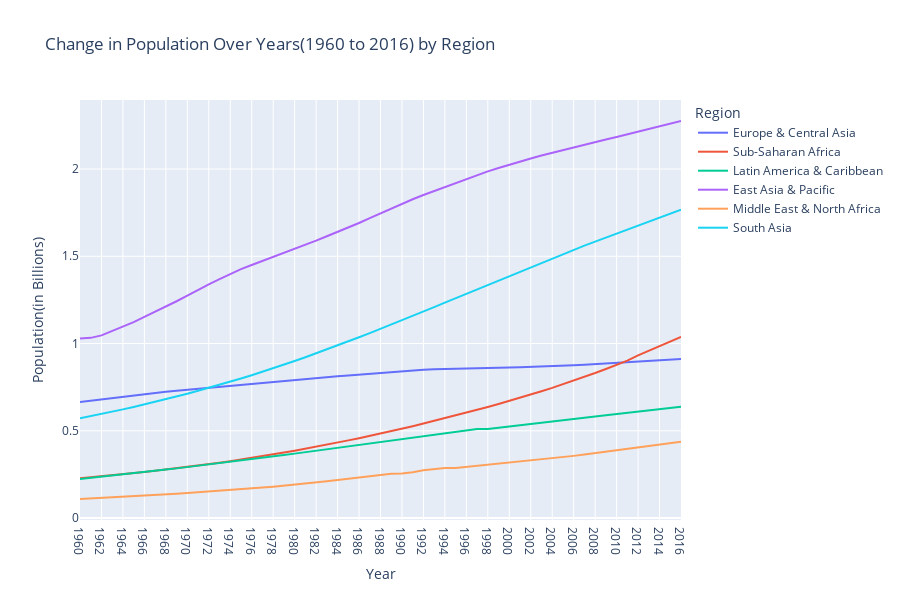

Notebook source saved alongside this figure:
### Code cell
px.line(population_w_region_long, x='Year', y='Population(in Billions)', color='Region', height=600, title='Change in Population Over Years(1960 to 2016) by Region')
